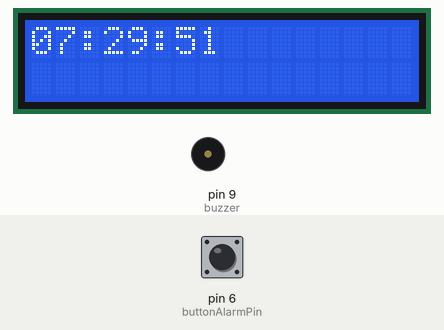
This sketch was run on a simulated Arduino Uno, built with avr-gcc and run on an emulated ATmega328P. On the bench: 16×2 character LCD, buzzer (waves = sounding). Inputs (shaded band) come from the test bench; at power-on: pin 6 (buttonAlarmPin) LOW. What the sketch prints to the serial monitor is not drawn.

Above: at 1.1 s.
At 9.4 s:
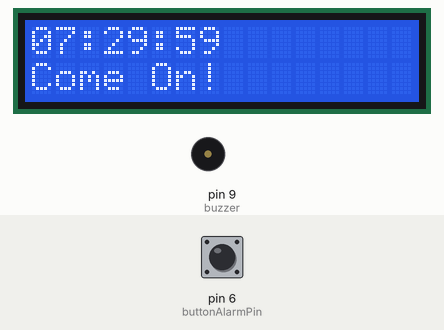
9.5 s: pin 6 (buttonAlarmPin) pulled HIGH for 1 s
At 11.0 s:
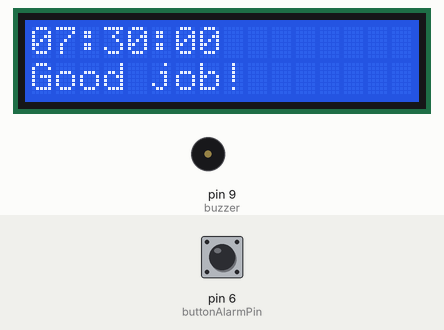
Timing chart, 0 to 12.5 s (numbered marks = the images above; inputs shaded):
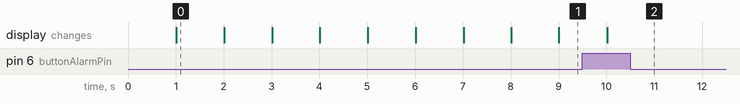

Measured:
- after the input at 9.5 s, tone on pin 9 (buzzer): stays silent (without the input it goes to 500 Hz after 0.51 s); the display: changes after 0.52 s (image 2)
- what the display in image 0 shows lasts 1.0 s, from 1.0 s to 2.0 s

The sketch:

jche7434-IDEA9101-A1-yourUpliftingFriend.ino
```cpp
//Time - TimeRTC
#include <TimeLib.h>
#include <Wire.h>
#include <DS1307RTC.h>

//LiquidCrystal - HelloWorld
#include <LiquidCrystal.h>

// initialize the library with the numbers of the interface pins
LiquidCrystal lcd(12, 11, 5, 4, 3, 2);

//buzzer to arduino pin 9
const int buzzer = 9;

//alarm button to pin 6
const int buttonAlarmPin = 6;

//vibration sensor to 0
const int vibrationPin = 0;

//variables for snooze mode
int alarmOff = LOW;
int alarmState = HIGH;      // the current state of the output pin
int gotUp = LOW;

//variable for reading the button status
int alarmReading;           // the current reading from the input pin
int alarmPrevious = LOW;

//set up the alarm and snooze time
int alarmH = 7;
int alarmM = 30;
int snoozeGap = 1;

int buzzerState = LOW;

int vibrationState;
int countVibration=0;

long time = 0;         // the last time the output pin was toggled
long alarmDebounce = 50;   // the debounce time, increase if the output flickers


void setup() {
  Serial.begin(9600);
  while (!Serial) ; // wait until Arduino Serial Monitor
  setTime(7, 29, 50, 25, 3, 2017);
  lcd.begin(16, 2);  // set up the LCD's number of columns and rows
  pinMode(buzzer, OUTPUT); // Set buzzer - pin 9 as an output
  pinMode(buttonAlarmPin, INPUT);

}

void loop() {

    digitalClockDisplay();

    // ring the alarm when it's time
    if(gotUp == LOW && hour() == alarmH && minute() == alarmM && second() == 0){
      alarmM += snoozeGap;
      //Serial.println("alarm minutes: ");
      //Serial.println(alarmM);
      alarmState = HIGH;
      lcd.setCursor(0,1);
      lcd.print("Get up, sweetie!");
      buzzerState = HIGH;
      //Serial.println(buzzerState);
      activateBuzzer();
    }

    // when the alarm is on, track the button is pressed or not
    if(buzzerState == HIGH){
      //Serial.println("tracking alarm state");
      trackAlarmState();
    }

    //when the button is pressed
    if(alarmState == LOW && alarmOff == LOW){
      alarmOff = HIGH;
      buzzerState = LOW;
      deactivateBuzzer();
      lcd.clear();
      digitalClockDisplay();
      lcd.setCursor(0,1);
      lcd.print("Good job!");
      delay(3000);
      lcd.clear();
    }

    //after the button is pressed, start tracking vibration
    if(alarmOff == HIGH && gotUp == LOW){
      //Serial.println("track vibration");
      trackVibration();
    }
    //check if the user got up by the number of vibration detected
    if(gotUp == LOW && hour() == alarmH && minute() == alarmM - snoozeGap && second() == 55){
      //Serial.println(countVibration);
      if(countVibration > 500) {
        gotUp = HIGH;
        lcd.setCursor(0, 1);
        lcd.print("You did it!");
      }else{
        lcd.setCursor(0, 1);
        lcd.print("Come On!");
          alarmOff = LOW;
          alarmState = HIGH;
      }
      //Serial.println("Got up?");
      //Serial.println(gotUp);
    }
}

//display time on lcd screen
void digitalClockDisplay(){
  if(hour()<=9){
    lcd.setCursor(0, 0);
    lcd.print(0);
    lcd.setCursor(1, 0);
    lcd.print(hour());
  }else{
    lcd.setCursor(0, 0);
    lcd.print(hour());
  }

  lcd.setCursor(2,0);
  lcd.print(":");

    if(minute()<=9){
    lcd.setCursor(3, 0);
    lcd.print(0);
    lcd.setCursor(4, 0);
    lcd.print(minute());
  }else{
    lcd.setCursor(3, 0);
    lcd.print(minute());
  }
  lcd.setCursor(5,0);
  lcd.print(":");

  if(second()<=9){
    lcd.setCursor(6, 0);
    lcd.print(0);
    lcd.setCursor(7, 0);
    lcd.print(second());
  }else{
    lcd.setCursor(6,0);
    lcd.print(second());
  }

//  lcd.setCursor(6,0);
//  lcd.print(day());
//  lcd.setCursor(8,0);
//  lcd.print("/");
//  lcd.setCursor(9,0);
//  lcd.print(month());
}

//track the button state for turning off alarm
//retrieve from Arduino - Switch https://www.arduino.cc/en/tutorial/switch
void trackAlarmState(){
  alarmReading = digitalRead(buttonAlarmPin);
  //Serial.println(alarmReading);
  // if the input just went from LOW and HIGH and we've waited long enough
  // to ignore any noise on the circuit, toggle the output pin and remember
  // the time
  if (alarmReading == HIGH && alarmPrevious == LOW && millis() - time > alarmDebounce) {
    if (alarmState == HIGH){
      alarmState = LOW;
      Serial.println("LOW");
    }else{
      alarmState = HIGH;
      Serial.println("HIGH");
    }
    time = millis();
  }
  alarmPrevious = alarmReading;
}

// trigger the buzzer
void activateBuzzer(){
  tone(buzzer, 500);
}
void deactivateBuzzer(){
  noTone(buzzer);
}

//calculate the number of vibration detected
void trackVibration(){
  if(digitalRead(vibrationPin) == 0 ) countVibration ++;
}
```
